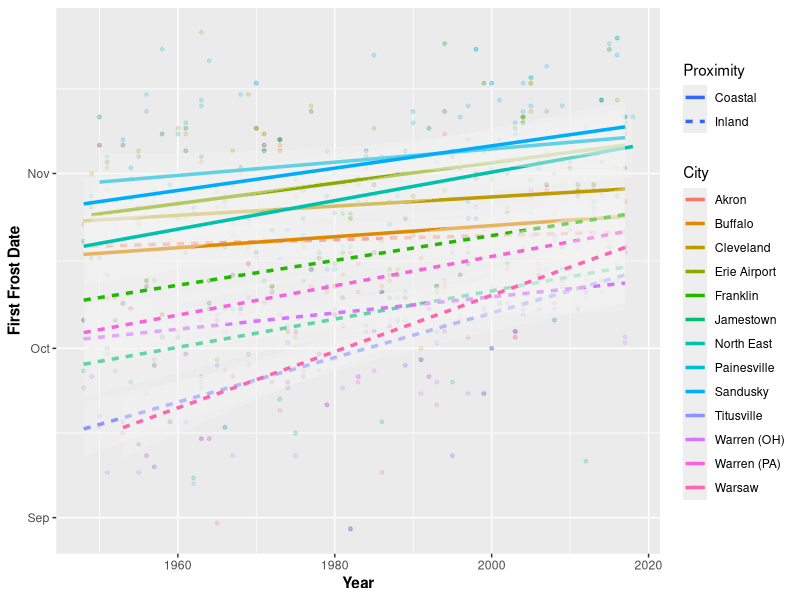

This figure's R source:
## ---- chunk 1
knitr::opts_chunk$set(echo = TRUE)
## ---- chunk 2
library(ggplot2)
frost <- read.csv("AllCombined.csv", header = T)

ggplot(frost, aes(x = Year, y = as.Date(First, origin="1900-01-01"))) +
  geom_point(aes(col = City),alpha=1/5,size = 1) +
  geom_smooth(method = "lm", aes(col = City, linetype = Proximity), size = 1.2,
              fill = "grey95") +
  theme(axis.title.x=element_text(face = "bold"),
        axis.title.y = element_text(face = "bold"),
        legend.position = "right") +
  labs(y = "First Frost Date")
